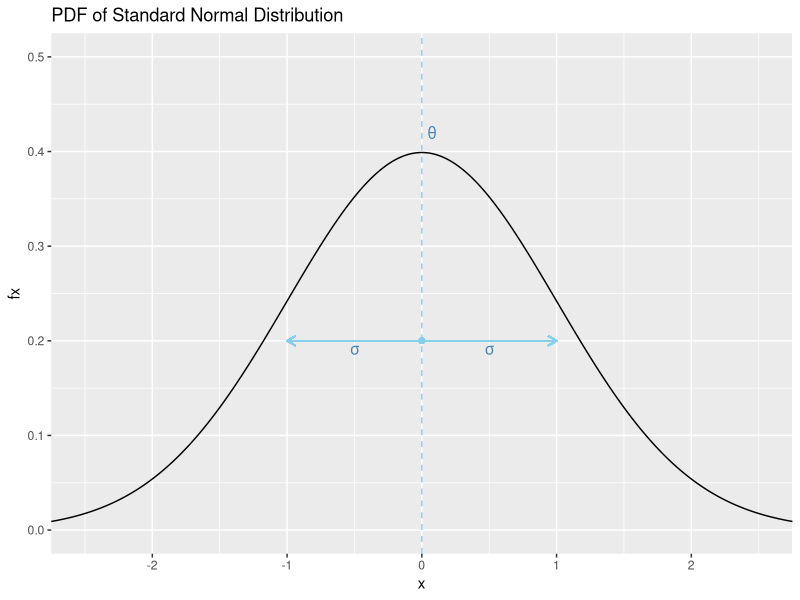
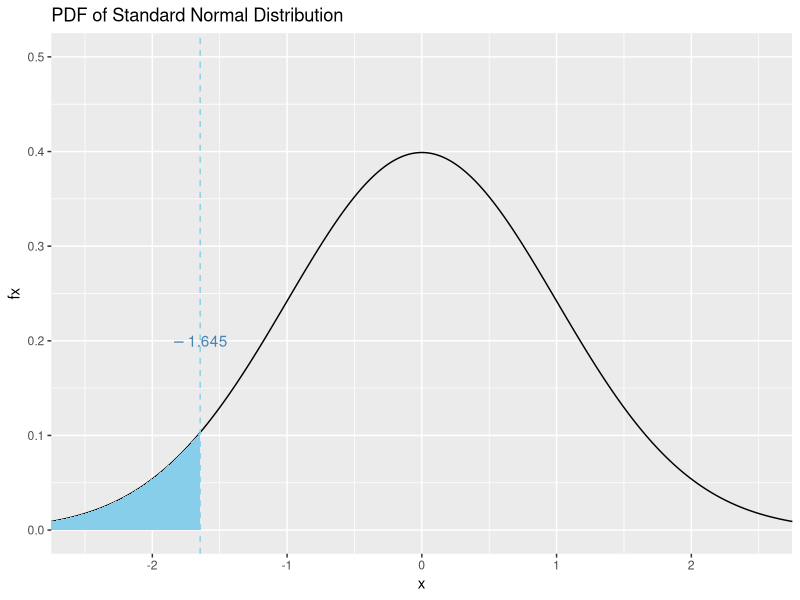
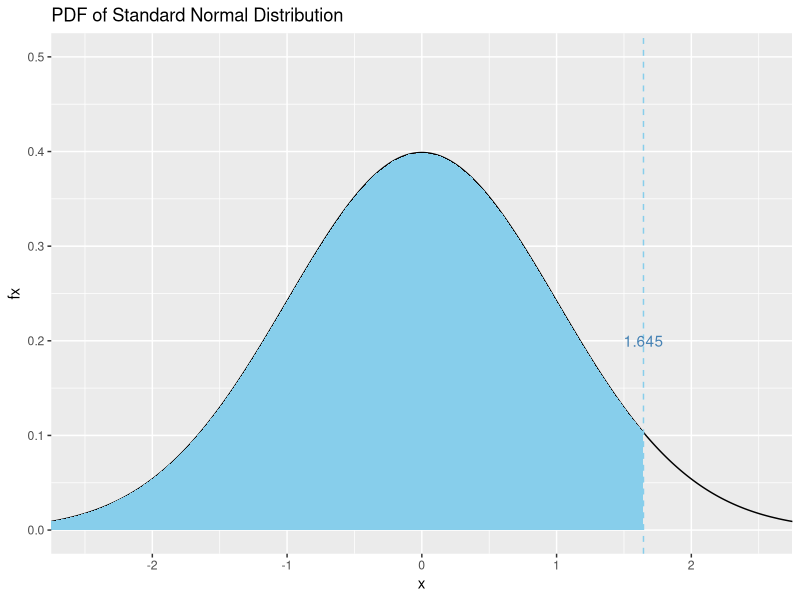
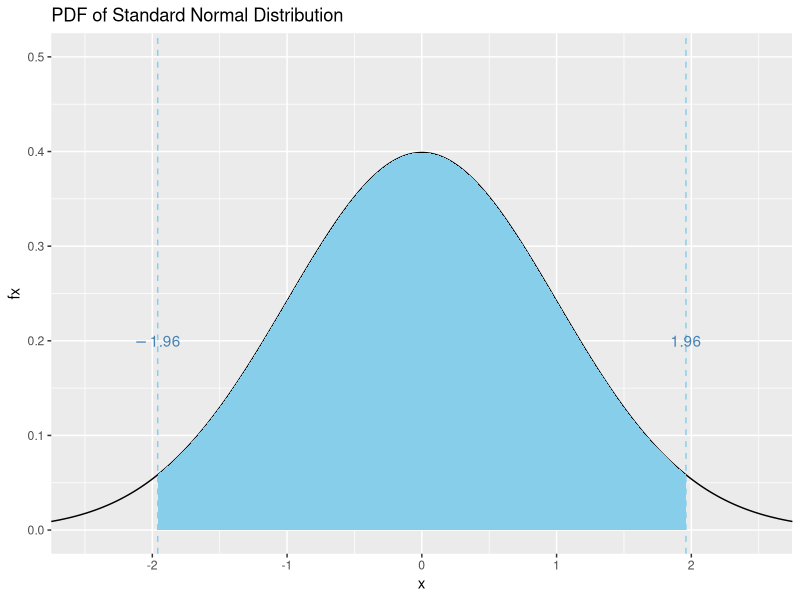
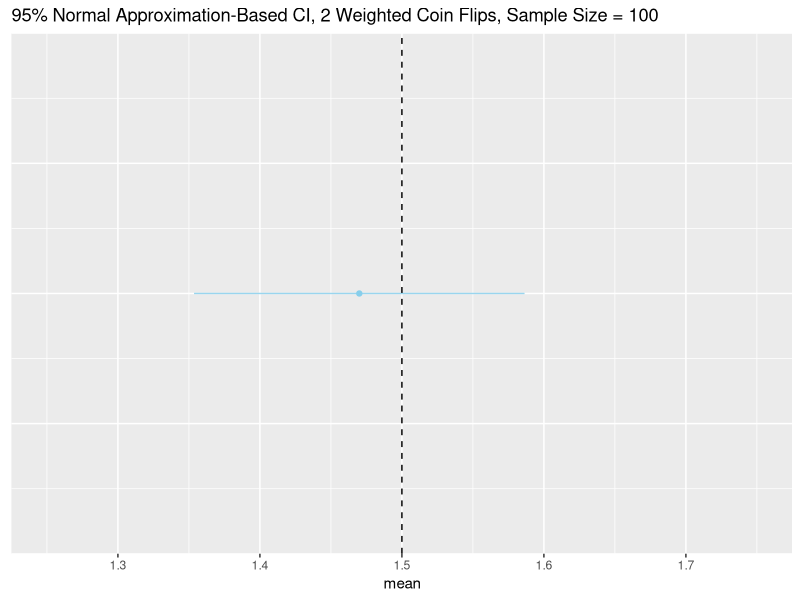
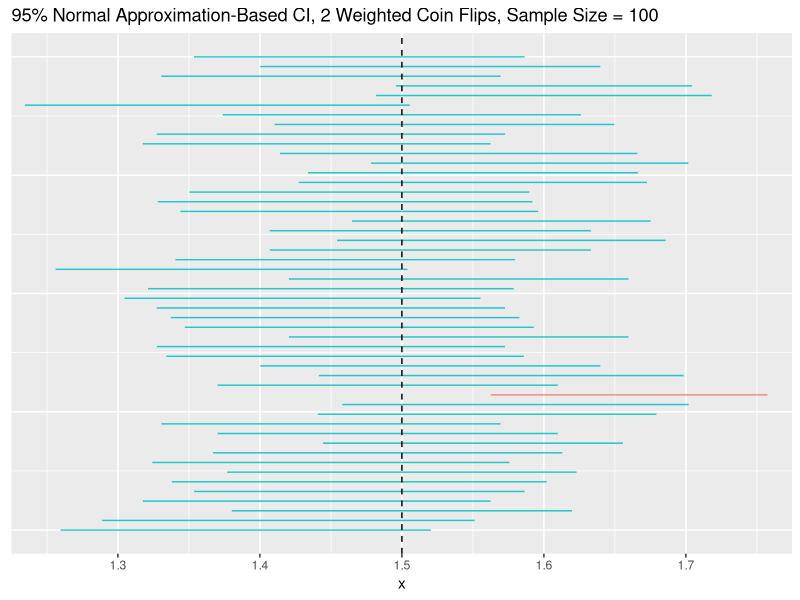

Reproduce these figures in R, in order. (Note: this script raises an error after producing the figures.)
## ----setup, include=FALSE-------------------------------------------------------------------------------
library(tidyverse)
set.seed(60637)
options(width = 60)


## .small-output .remark-code{

##   font-size: small;

## }

## 

## .white { color: white; }

## .red { color: red; }

## .blue { color: blue; }

## 

## # .show-only-last-code-result pre + pre:not(:last-of-type) code[class="remark-code"] {

## #     display: none;

## # }


## ---- fig.width = 6, fig.height=5, fig.align = 'center', echo=FALSE-------------------------------------
result_n <- rnorm(n = 10000)
plotdata <- tibble(
  x = result_n,
  Fx = pnorm(result_n),
  fx = dnorm(result_n)
)

g <- ggplot(plotdata, aes(x = x, y = fx)) +
  geom_line() +
  coord_cartesian(xlim = c(-2.5, 2.5),
                  ylim = c(0,0.5)) +
  ggtitle('PDF of Standard Normal Distribution')

g +
  geom_vline(xintercept = 0, lty = 'dashed', color = 'skyblue') + 
  geom_segment(aes(x = 0, xend = -1, y = 0.2, yend = 0.2), 
               arrow = arrow(length = unit(0.25, "cm")), color = 'skyblue') +
  geom_segment(aes(x = 0, xend = 1, y = 0.2, yend = 0.2), 
               arrow = arrow(length = unit(0.25, "cm")), color = 'skyblue') +
  geom_point(aes(x = 0, y = 0.2), color = 'skyblue') + 
  annotate(geom="text", x = 0.5, y = .19, label = as.character(expression(sigma)), parse = TRUE, color = 'steelblue') + 
  annotate(geom="text", x = -0.5, y = .19, label = as.character(expression(sigma)), parse = TRUE, color = 'steelblue') + 
  annotate(geom="text", x = 0.075, y = .42, label = as.character(expression(theta)), parse = TRUE, color = 'steelblue')



## ---- fig.width = 6, fig.height=5, fig.align = 'center', echo=FALSE-------------------------------------
g +
  stat_function(fun = dnorm,
                geom = "area",
                fill = "skyblue",
                xlim = c(-10, qnorm(0.05))) +
  geom_vline(xintercept = qnorm(0.05), lty = 'dashed', color = 'skyblue') +  
  annotate(geom="text", x = qnorm(0.05), y = .2, label = round(qnorm(0.05), 3), parse = TRUE, color = 'steelblue')



## ---- fig.width = 6, fig.height=5, fig.align = 'center', echo=FALSE-------------------------------------
g +
  stat_function(fun = dnorm,
                geom = "area",
                fill = "skyblue",
                xlim = c(-10, qnorm(0.95))) +
  geom_vline(xintercept = qnorm(0.95), lty = 'dashed', color = 'skyblue') +  
  annotate(geom="text", x = qnorm(0.95), y = .2, label = round(qnorm(0.95), 3), parse = TRUE, color = 'steelblue')




## -------------------------------------------------------------------------------------------------------
qnorm(0.05)
qnorm(0.95)


## ---- fig.width = 6, fig.height=5, fig.align = 'center', echo=FALSE-------------------------------------
g +
  stat_function(fun = dnorm,
                geom = "area",
                fill = "skyblue",
                xlim = c(qnorm(0.025), qnorm(0.975))) +
  geom_vline(xintercept = qnorm(0.975), lty = 'dashed', color = 'skyblue') + 
  geom_vline(xintercept = qnorm(0.025), lty = 'dashed', color = 'skyblue') +  
  annotate(geom="text", x = qnorm(0.025), y = .2, label = round(qnorm(0.025), 3), parse = TRUE, color = 'steelblue') +  
  annotate(geom="text", x = qnorm(0.975), y = .2, label = round(qnorm(0.975), 3), parse = TRUE, color = 'steelblue')




## -------------------------------------------------------------------------------------------------------
X <- c(0, 1, 2)
fx <- c(1/16, 3/8, 9/16)
(Ex <- sum(X*fx))


## -------------------------------------------------------------------------------------------------------
n <- 100
x_observed <- sample(X, prob = fx, replace = TRUE, size = n)

head(x_observed)


## -------------------------------------------------------------------------------------------------------
(theta_hat <- mean(x_observed))
(se_hat <- sd(x_observed)/sqrt(n))


## -------------------------------------------------------------------------------------------------------
(z975 <- qnorm(0.975))


## -------------------------------------------------------------------------------------------------------
(CI95 <- c(theta_hat + c(-1,1)*z975*se_hat))


## ---- echo=FALSE, out.width = "80%", fig.align="center"-------------------------------------------------
ggplot(tibble(conf_lower = CI95[1], conf_upper = CI95[2], mean = theta_hat), 
       aes(y = 1, x = mean)) + 
  geom_point(color = 'skyblue') +
  geom_linerange(aes(xmin=conf_lower,xmax=conf_upper), color = 'skyblue', alpha = 0.85) +
  coord_cartesian(xlim = c(1.25, 1.75),) +
  geom_vline(xintercept = Ex, color = 'black', lty = 'dashed') +
  theme(axis.title.y=element_blank(),
        axis.text.y=element_blank(),
        axis.ticks.y=element_blank()) +
  ggtitle('95% Normal Approximation-Based CI, 2 Weighted Coin Flips, Sample Size = 100')
  


## -------------------------------------------------------------------------------------------------------
n_iter <- 50
x_list <- map(1:n_iter, ~ sample(X, prob = fx, replace = TRUE, 
                                 size = n))


## -------------------------------------------------------------------------------------------------------
CI_95f <- function(x){
  theta_hat <- mean(x)
  se_hat <- sd(x)/sqrt(n)
  CI_hat <- theta_hat + 
    c('conf_lower' = -1, 'conf_upper' = 1)*qnorm(0.975)*se_hat
}
  
sample_CIs <- map(x_list, CI_95f) 

head(sample_CIs, 3)


## -------------------------------------------------------------------------------------------------------
CI_n <- bind_rows(sample_CIs)

CI_n


## ---- echo=FALSE, out.width = "80%", fig.align="center"-------------------------------------------------
ggplot(CI_n, 
       aes(y = seq(from = 0, to = 2, length.out = n_iter), x = 1)) + 
  geom_linerange(aes(xmin=conf_lower,xmax=conf_upper, color = factor(1 * ((Ex >= conf_lower) & (Ex <= conf_upper)))), alpha = 0.85) +
  coord_cartesian(xlim = c(1.25, 1.75)) +
  geom_vline(xintercept = Ex, color = 'black', lty = 'dashed') +
  theme(axis.title.y=element_blank(),
        axis.text.y=element_blank(),
        axis.ticks.y=element_blank()) +
  ggtitle('95% Normal Approximation-Based CI, 2 Weighted Coin Flips, Sample Size = 100') +
  theme(legend.position = 'none')


## -------------------------------------------------------------------------------------------------------

CI_n |> 
  summarize(coverage = mean((Ex >= conf_lower) & (Ex <= conf_upper)))


## -------------------------------------------------------------------------------------------------------
x_list <- map(1:5000, ~ sample(X, prob = fx, replace = TRUE, 
                                 size = n))
CI_n <- map(x_list, CI_95f) |> bind_rows()


## -------------------------------------------------------------------------------------------------------
CI_n |> 
  summarize(coverage = mean((Ex >= conf_lower) & (Ex <= conf_upper)))


## ----bootstrap------------------------------------------------------------------------------------------
head(x_observed)
mean(x_observed)
var(x_observed)
sd(x_observed)



## -------------------------------------------------------------------------------------------------------
n_boot <- 1000 # number of bootstrap iterations

boot_ests <- map_dbl(1:n_boot, # for n_boot number of times
                 # resample w/replacement
                 ~ sample(x_observed, replace = TRUE) |>
                   mean()) # and calculate the resampled mean

head(boot_ests)


## -------------------------------------------------------------------------------------------------------

sd(boot_ests)


## -------------------------------------------------------------------------------------------------------
(var_est <- sum((X - Ex)^2*fx))
(n_sample <- length(x_observed))

sqrt(var_est/n_sample)


## ---- message=FALSE-------------------------------------------------------------------------------------
mcr <- tibble(
  black = rep(c(0, 1), times = c(300, 400)),
  record = c(rep(c(0, 1), each = 150), 
             rep(c(0, 1), each = 200)),
  call_back = c(
    # whites without criminal records
    rep(c(0, 1), times = c(99, 51)), # 150
    # whites with criminal records
    rep(c(0, 1), times = c(125, 25)), # 150: could be 25 or 26
    # blacks without criminal records
    rep(c(0, 1), times = c(172, 28)), # 200
    # blacks with criminal records
    rep(c(0, 1), times = c(190, 10)) # 200 
  )
)



## ---- message = FALSE-----------------------------------------------------------------------------------
mcr |> 
  group_by(black, record) |> 
  summarize(n = n(), 
            call_back = mean(call_back))


## ----pdb_fig, echo=FALSE, out.width = "80%", fig.align="center"-----------------------------------------
knitr::include_graphics('assets/pager_2003.png')


## -------------------------------------------------------------------------------------------------------
(theta_hat <- mcr |> 
   filter(black == 1) |> 
   summarize(mean(call_back)) |> 
   pull())


## -------------------------------------------------------------------------------------------------------
(se_hat <- mcr |> 
   filter(black == 1) |> 
   summarize(sqrt(var(call_back)/length(call_back))) |> 
   pull())



## -------------------------------------------------------------------------------------------------------
(CI <- c(theta_hat + c(-1,1)*qnorm(1-0.025)*se_hat))


## -------------------------------------------------------------------------------------------------------

boot_ests <- map(1:1000, # for 1000 times
                 # resample w/replacement
                 ~ sample(mcr |> filter(black == 1) 
                          |> pull(call_back), 
                          replace = TRUE) |>
                   mean()) # and calculate the resampled mean

boot_vec <- unlist(boot_ests)

(boot_se_hat <- sd(boot_vec))


## -------------------------------------------------------------------------------------------------------
(CI <- c(theta_hat + c(-1,1)*qnorm(1-0.025)*boot_se_hat))


## -------------------------------------------------------------------------------------------------------
theta_hat


## -------------------------------------------------------------------------------------------------------
se_hat


## ---- fig.width = 10, fig.height=5, fig.align = 'center', echo=FALSE------------------------------------
result_n <- rnorm(n = 10000, mean = 0.10, sd = se_hat)
plotdata <- tibble(
  x = result_n,
  Fx = pnorm(result_n, mean = 0.10, sd = se_hat),
  fx = dnorm(result_n, mean = 0.10, sd = se_hat)
)

g <- ggplot(plotdata, aes(x = x, y = fx)) +
  geom_line() +
  coord_cartesian(xlim = c(qnorm(0.000001, mean = 0.10, sd = se_hat), 
                           qnorm(0.999999, mean = 0.10, sd = se_hat))) +
  ggtitle('Null Distribution of the Sample Mean')

g +
  geom_vline(xintercept = 0.10, lty = 'dashed', color = 'skyblue') + 
  geom_segment(aes(x = 0.10, xend = 0.10-se_hat, y = 15, yend = 15), 
               arrow = arrow(length = unit(0.25, "cm")), color = 'skyblue') +
  geom_segment(aes(x = 0.10, xend = 0.10 + se_hat, y = 15, yend = 15), 
               arrow = arrow(length = unit(0.25, "cm")), color = 'skyblue') +
  geom_point(aes(x = 0.10, y = 15), color = 'skyblue') + 
  annotate(geom="text", x = 0.10 - se_hat/2, y = 14, label = as.character(expression(sigma)), parse = TRUE, color = 'steelblue') + 
  annotate(geom="text", x = 0.10 + se_hat/2, y = 14, label = as.character(expression(sigma)), parse = TRUE, color = 'steelblue') + 
  annotate(geom="text", x = 0.10 + .001, y = 20, label = as.character(expression(theta)), parse = TRUE, color = 'steelblue')



## -------------------------------------------------------------------------------------------------------
(tstat <- (theta_hat - 0.10)/se_hat)


## -------------------------------------------------------------------------------------------------------
(lower_p_value <- pnorm(tstat))


## ---- fig.width = 10, fig.height=5, fig.align = 'center', echo=FALSE------------------------------------
g +
  stat_function(fun = dnorm,
                args = list(mean = 0.10, sd = se_hat),
                geom = "area",
                fill = "skyblue",
                xlim = c(0, qnorm(lower_p_value, mean = 0.10, sd = se_hat))) +
  geom_vline(xintercept = theta_hat, color = 'skyblue', lty= 'dashed') +
  geom_segment(aes(x = 0.09, xend = 0.04 + se_hat, y = 15, yend = 15), 
               arrow = arrow(length = unit(0.25, "cm")), color = 'darkgray') +
  annotate('text', x = .06, y = 12.5, color = 'darkgray', 
           label = 'area under the curve in this direction', size = 6)



## -------------------------------------------------------------------------------------------------------
(two_tailed_p_value <- 2*(1 - pnorm(abs(tstat))))


## ---- fig.width = 10, fig.height=5, fig.align = 'center', echo=FALSE------------------------------------
g +
  stat_function(fun = dnorm,
                args = list(mean = 0.10, sd = se_hat),
                geom = "area",
                fill = "skyblue",
                xlim = c(0, qnorm(lower_p_value, mean = 0.10, sd = se_hat))) +
  stat_function(fun = dnorm,
                args = list(mean = 0.10, sd = se_hat),
                geom = "area",
                fill = "skyblue",
                xlim = c(qnorm(1-lower_p_value, mean = 0.10, sd = se_hat), 1)) +
  geom_vline(xintercept = theta_hat, color = 'skyblue', lty= 'dashed') +
  geom_vline(xintercept = 0.10+0.10-theta_hat, color = 'skyblue', lty= 'dashed') +
  geom_segment(aes(x = 0.09, xend = 0.04 + se_hat, y = 15, yend = 15), 
               arrow = arrow(length = unit(0.25, "cm")), color = 'darkgray') +
  annotate('text', x = .06, y = 12.5, color = 'darkgray', 
           label = 'area under the curve in this direction', size = 6) +
  geom_segment(aes(x = 0.10+0.10-0.09, xend = 0.10+0.10-(0.04 + se_hat), y = 15, yend = 15), 
               arrow = arrow(length = unit(0.25, "cm")), color = 'darkgray') +
  annotate('text', x = 0.10+0.10-.06, y = 8.5, color = 'darkgray', 
           label = 'and this direction', size = 6)



## -------------------------------------------------------------------------------------------------------
(tstat <- (theta_hat - 0)/se_hat)


## -------------------------------------------------------------------------------------------------------
(two_tailed_p_value <- 2*(1 - pnorm(abs(tstat))))


## ---- fig.width = 10, fig.height=5, fig.align = 'center', echo=FALSE, message = FALSE-------------------
result_n <- rnorm(n = 10000, mean = 0, sd = se_hat)
plotdata <- tibble(
  x = result_n,
  Fx = pnorm(result_n, mean = 0, sd = se_hat),
  fx = dnorm(result_n, mean = 0, sd = se_hat)
)

g <- ggplot(plotdata, aes(x = x, y = fx)) +
  geom_line() +
  coord_cartesian(xlim = c(qnorm(0.000001, mean = 0, sd = se_hat), 
                           qnorm(0.999999, mean = 0, sd = se_hat))) +
  ggtitle('Null Distribution of the Sample Mean')


## ---- fig.width = 10, fig.height=5, fig.align = 'center', echo=FALSE, message = FALSE-------------------
g +
  coord_cartesian(xlim = c(-.1, .1))


## ---- fig.width = 10, fig.height=5, fig.align = 'center', echo=FALSE, message = FALSE-------------------
g +
  coord_cartesian(xlim = c(-.1, .1)) +
  geom_vline(xintercept = -theta_hat, col = 'skyblue', lty = 'dashed') +
  geom_vline(xintercept = theta_hat, col = 'skyblue', lty = 'dashed')



## ---- fig.width = 10, fig.height=5, fig.align = 'center', echo=FALSE, message = FALSE-------------------
g +
  coord_cartesian(xlim = c(-.1, .1)) +
  geom_vline(xintercept = -theta_hat, col = 'skyblue', lty = 'dashed') +
  geom_vline(xintercept = theta_hat, col = 'skyblue', lty = 'dashed') +
  geom_segment(aes(x = -0.06, xend = -0.12 + se_hat, y = 15, yend = 15), 
               arrow = arrow(length = unit(0.25, "cm")), color = 'darkgray') +
  annotate('text', x = -.06, y = 12.5, color = 'darkgray', 
           label = 'area under the curve in this direction', size = 6) +
  geom_segment(aes(x = 0.06, xend = 0.1, y = 15, yend = 15), 
               arrow = arrow(length = unit(0.25, "cm")), color = 'darkgray') +
  annotate('text', x = .06, y = 8.5, color = 'darkgray', 
           label = 'and this direction', size = 6)


